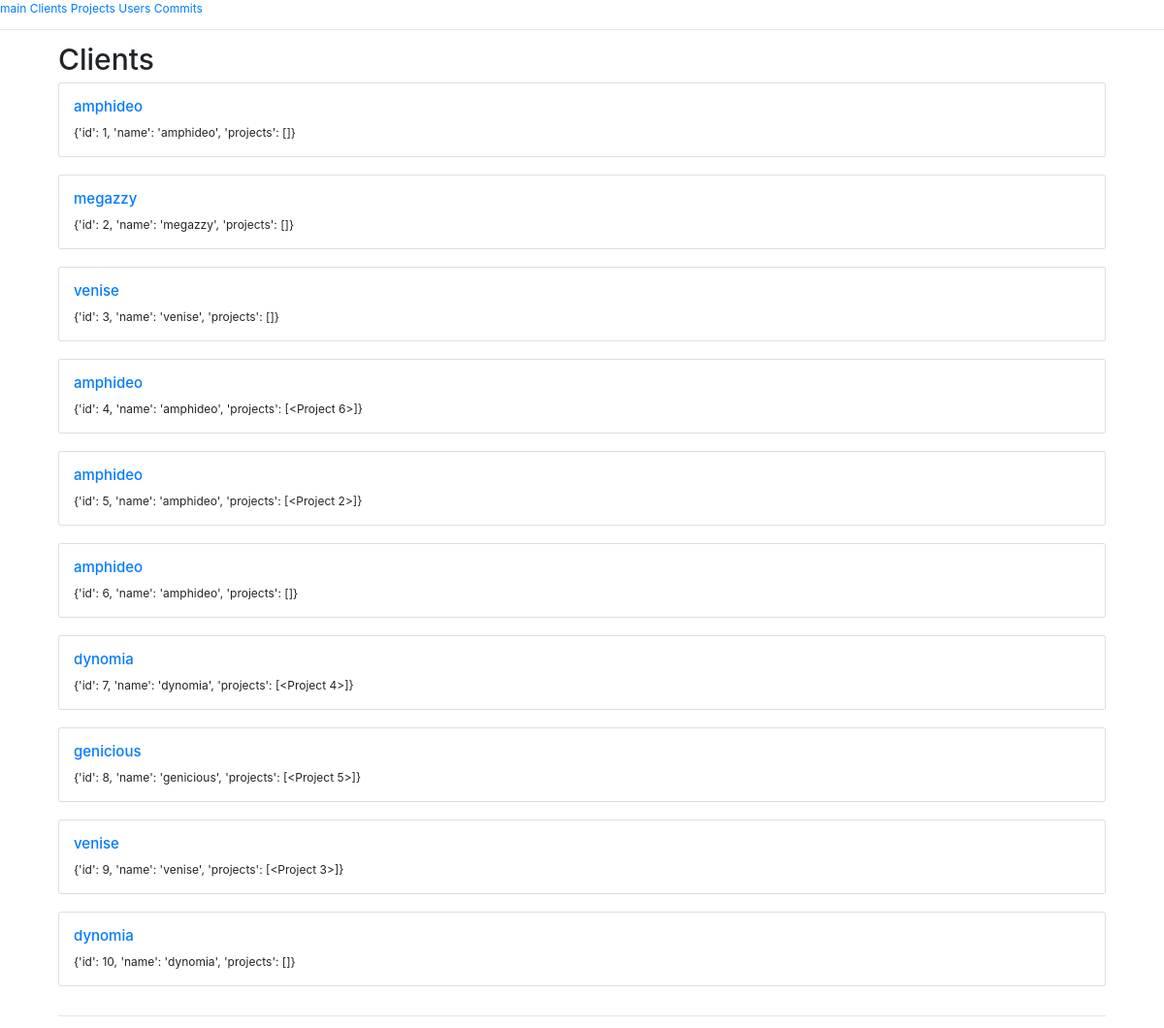
Screenshot of /client with the database file from the repository.
### app.py (models this page shows, shortened)
class Client(db.Model):
    id = db.Column(db.Integer, primary_key=True)
    name = db.Column(db.String)
    projects = db.relationship('Project',
        backref=db.backref('Clients', lazy=True))

class Project(db.Model):
    id = db.Column(db.Integer, primary_key=True)
    name = db.Column(db.String)
    expired = db.Column(db.Boolean, default=False)
    client_id = db.Column(db.Integer, db.ForeignKey('client.id'),
        nullable=False)
    commits = db.relationship('Commit',
        backref=db.backref('Project', lazy=True))
    def __repr__(self):
        return '<Project %r>' % self.id

### app.py (the view)
@app.route('/client')
def clients():
    data = module.func.client_all()
    return render_template('clients.html', data=data)

### module/func.py (called while the page is built)
def scheme_client(row):
    return {
        'id': row.id,
        'name': row.name,
        'projects': row.projects
    }

def client_all():
    output = []
    rows = app.Client.query.all()
    for row in rows:
        x = scheme_client(row)
        output.append(x)
    return output

### templates/clients.html
{% extends "base.html" %}
{% block content %}
<h1>Clients</h1>
{% for client in data %}
<div class="card" style="width: 100%;">
        <div class="card-body">
                <h5 class="card-title"><a href="/client/{{client.id}}">{{client.name}}</a></h5>
            <p class="card-text">
                    {{client}}
            </p>
        </div>
    </div>
<br>
{% endfor %}
{% endblock %}

### rows the page displays
Client: name "amphideo", client "{'id': 1, 'name': 'amphideo', 'projects': []}"
Client: name "megazzy", client "{'id': 2, 'name': 'megazzy', 'projects': []}"
Client: name "venise", client "{'id': 3, 'name': 'venise', 'projects': []}"
Client: name "amphideo", client "{'id': 4, 'name': 'amphideo', 'projects': [<Project 6>]}"
Client: name "amphideo", client "{'id': 5, 'name': 'amphideo', 'projects': [<Project 2>]}"
Client: name "amphideo", client "{'id': 6, 'name': 'amphideo', 'projects': []}"
Client: name "dynomia", client "{'id': 7, 'name': 'dynomia', 'projects': [<Project 4>]}"
Client: name "genicious", client "{'id': 8, 'name': 'genicious', 'projects': [<Project 5>]}"
Client: name "venise", client "{'id': 9, 'name': 'venise', 'projects': [<Project 3>]}"
Client: name "dynomia", client "{'id': 10, 'name': 'dynomia', 'projects': []}"
